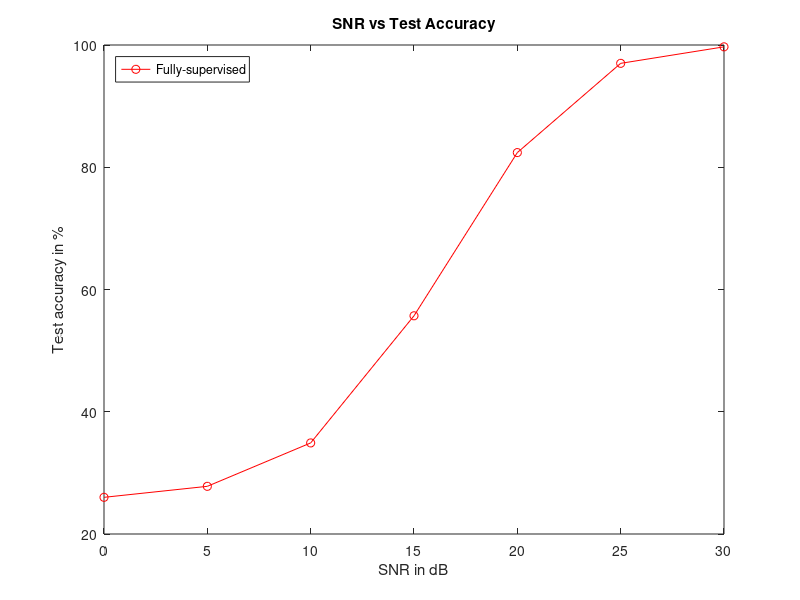
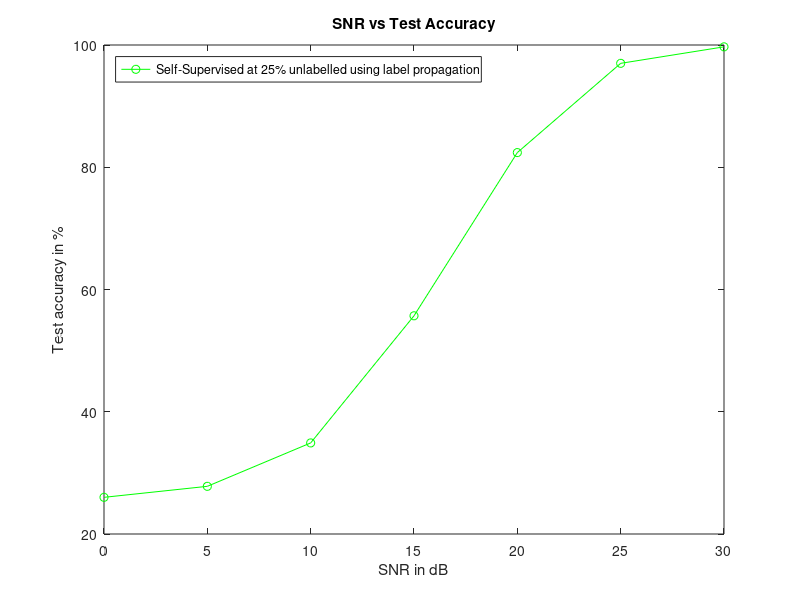
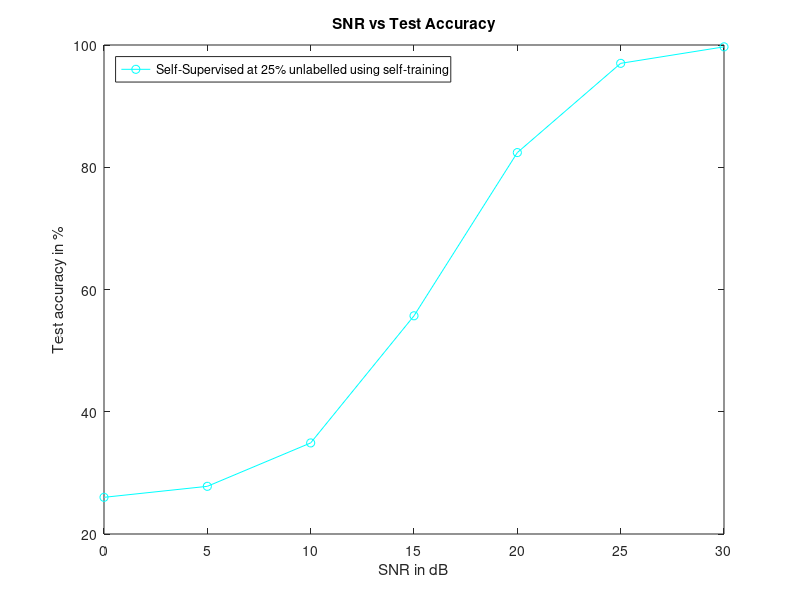

These charts were generated, in order, by the following MATLAB code:

%This code generates the plot of SNR vs Accuracy for the dataset and
%classifiers contained in the current folder

%We can observe that for this channel the performance of supervised and
%self supervised learning methods using a simple supervised classifier are
%same 

x = [0,5,10,15,20,25,30];
y1 = [26,27.8,34.9,55.7,82.4,97,99.7];%fully-supervised
y2 = [26,27.8,34.9,55.7,82.4,97,99.7];%self-supervised at 25% unlabelled using label propagation
y3 = [26,27.8,34.9,55.7,82.4,97,99.7];%self-supervised at 25% unlabelled using self-training

figure;
plot(x,y1,'o-r')
xlabel('SNR in dB')
ylabel('Test accuracy in %')
title('SNR vs Test Accuracy') 
legend({'Fully-supervised'},'Location','northwest','Orientation','vertical')

figure;
plot(x,y2,'o-g')
xlabel('SNR in dB')
ylabel('Test accuracy in %')
title('SNR vs Test Accuracy') 
legend({'Self-Supervised at 25% unlabelled using label propagation'},'Location','northwest','Orientation','vertical')

figure;
plot(x,y3,'o-c')
xlabel('SNR in dB')
ylabel('Test accuracy in %')
title('SNR vs Test Accuracy') 
legend({'Self-Supervised at 25% unlabelled using self-training'},'Location','northwest','Orientation','vertical')




